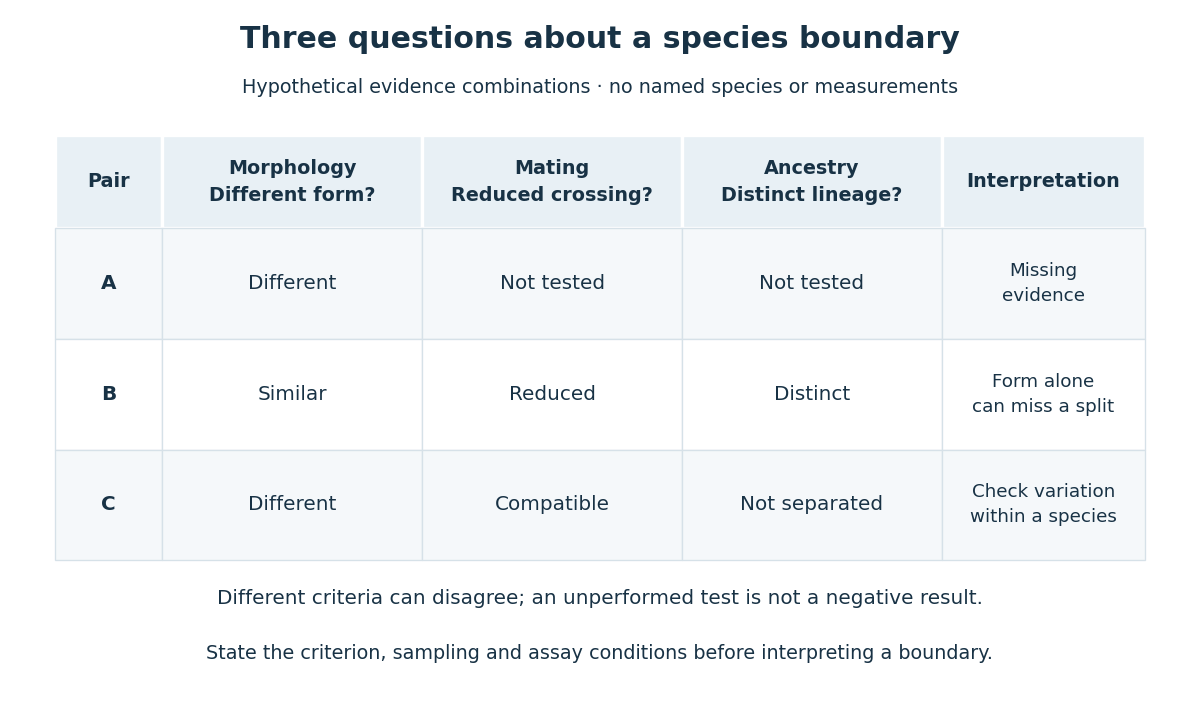

The Python source for this figure:
"""Contrast hypothetical species evidence; this figure contains no measured data.

Tested with Python 3.14.4, matplotlib 3.10.7 and numpy 2.3.5.
Run from _media; the matching PNG is written to the working directory.
"""

from pathlib import Path

import matplotlib.pyplot as plt
from matplotlib.patches import Rectangle


def main():
    fig, ax = plt.subplots(figsize=(10, 6), dpi=120, facecolor="white")
    ax.set(xlim=(0, 10), ylim=(0, 6))
    ax.axis("off")
    ink = "#183245"
    ax.text(5, 5.65, "Three questions about a species boundary", ha="center",
            fontsize=18, weight="bold", color=ink)
    ax.text(5, 5.26, "Hypothetical evidence combinations · no named species or measurements",
            ha="center", fontsize=11.5, color=ink)
    xs = [.22, 1.16, 3.44, 5.72, 8]
    ws = [.94, 2.28, 2.28, 2.28, 1.78]
    heads = ["Pair", "Morphology\nDifferent form?", "Mating\nReduced crossing?",
             "Ancestry\nDistinct lineage?", "Interpretation"]
    for x, w, label in zip(xs, ws, heads):
        ax.add_patch(Rectangle((x, 4.1), w, .8, facecolor="#e8f0f5",
                               edgecolor="white", lw=2))
        ax.text(x+w/2, 4.5, label, ha="center", va="center", fontsize=11.5,
                weight="bold", color=ink, linespacing=1.5)
    rows = [
        ["A", "Different", "Not tested", "Not tested", "Missing\nevidence"],
        ["B", "Similar", "Reduced", "Distinct", "Form alone\ncan miss a split"],
        ["C", "Different", "Compatible", "Not separated", "Check variation\nwithin a species"],
    ]
    for k, row in enumerate(rows):
        y = 3.15 - .95*k
        for j, (x, w, label) in enumerate(zip(xs, ws, row)):
            fill = "#f5f8fa" if k % 2 == 0 else "white"
            ax.add_patch(Rectangle((x, y), w, .95, facecolor=fill,
                                   edgecolor="#d6e1e8", lw=.8))
            ax.text(x+w/2, y+.475, label, ha="center", va="center",
                    fontsize=11 if j == 4 else 12, color=ink,
                    weight="bold" if j == 0 else "normal", linespacing=1.5)
    ax.text(5, .87, "Different criteria can disagree; an unperformed test is not a negative result.",
            ha="center", fontsize=12, color=ink)
    ax.text(5, .4, "State the criterion, sampling and assay conditions before interpreting a boundary.",
            ha="center", fontsize=11.5, color=ink)
    fig.subplots_adjust(left=.025, right=.975, top=.99, bottom=.02)
    fig.savefig(Path.cwd() / (Path(__file__).stem + ".png"), facecolor="white")
    plt.close(fig)


if __name__ == "__main__":
    main()
